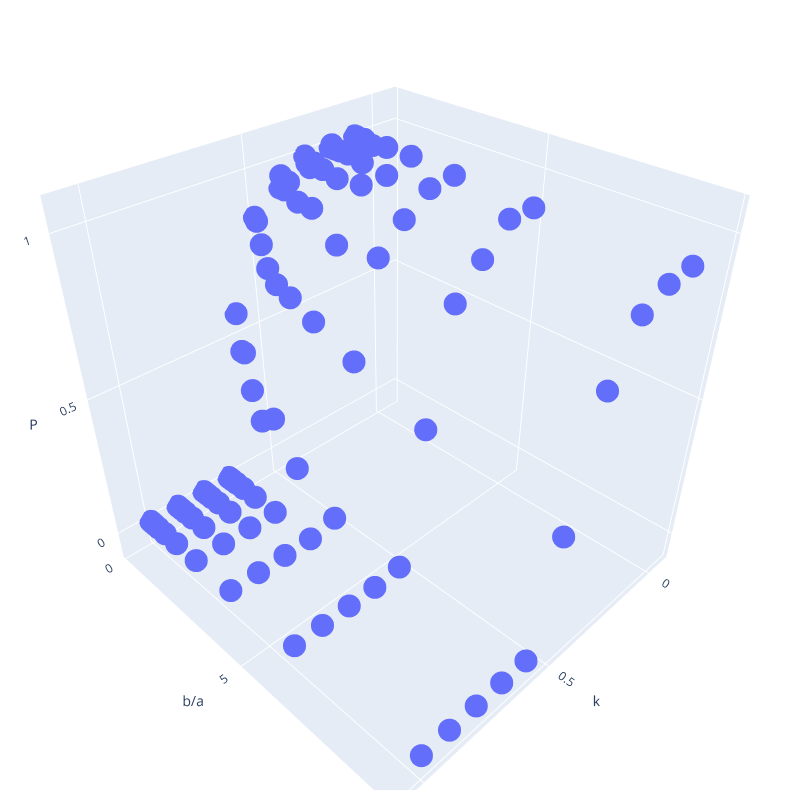

The code cell stored with this chart in its notebook:
### Code cell
X, Y = np.meshgrid(grid.index, grid.columns)

fig = px.scatter_3d(x=np.hstack(X), y=np.hstack(Y), z=np.hstack(grid.values))

fig.update_layout(
    scene = dict(
        xaxis = dict(nticks=4, range=[-0.1, 1.1],  title= 'k' ),
        yaxis = dict(nticks=4, range=[-0.1, 10.1], title='b/a'),
        zaxis = dict(nticks=4, range=[-0.1, 1.1],  title= 'P' )),
    width=800,
    height=800,
    margin=dict(r=20, l=10, b=10, t=10))


fig.show()

### Figure 1 — Plotly figure (JSON) as saved in the notebook; plotly's stock layout.template omitted (floating-point values rounded to 4 significant figures)
{"data": [{"hovertemplate": "x=%{x}<br>y=%{y}<br>z=%{z}<extra></extra>", "legendgroup": "", "marker": {"color": "#636efa", "symbol": "circle"}, "mode": "markers", "name": "", "scene": "scene", "showlegend": false, "type": "scatter3d", "x": [0.1, 0.2, 0.3, 0.4, 0.5, 0.6, 0.7, 0.8, 0.9, 1, 0.1, 0.2, 0.3, 0.4, 0.5, 0.6, 0.7, 0.8, 0.9, 1, 0.1, 0.2, 0.3, 0.4, 0.5, 0.6, 0.7, 0.8, 0.9, 1, 0.1, 0.2, 0.3, 0.4, 0.5, 0.6, 0.7, 0.8, 0.9, 1, 0.1, 0.2, 0.3, 0.4, 0.5, 0.6, 0.7, 0.8, 0.9, 1, 0.1, 0.2, 0.3, 0.4, 0.5, 0.6, 0.7, 0.8, 0.9, 1, 0.1, 0.2, 0.3, 0.4, 0.5, 0.6, 0.7, 0.8, 0.9, 1, 0.1, 0.2, 0.3, 0.4, 0.5, 0.6, 0.7, 0.8, 0.9, 1, 0.1, 0.2, 0.3, 0.4, 0.5, 0.6, 0.7, 0.8, 0.9, 1, 0.1, 0.2, 0.3, 0.4, 0.5, 0.6, 0.7, 0.8, 0.9, 1], "y": [0.1, 0.1, 0.1, 0.1, 0.1, 0.1, 0.1, 0.1, 0.1, 0.1, 0.17, 0.17, 0.17, 0.17, 0.17, 0.17, 0.17, 0.17, 0.17, 0.17, 0.28, 0.28, 0.28, 0.28, 0.28, 0.28, 0.28, 0.28, 0.28, 0.28, 0.46, 0.46, 0.46, 0.46, 0.46, 0.46, 0.46, 0.46, 0.46, 0.46, 0.77, 0.77, 0.77, 0.77, 0.77, 0.77, 0.77, 0.77, 0.77, 0.77, 1.29, 1.29, 1.29, 1.29, 1.29, 1.29, 1.29, 1.29, 1.29, 1.29, 2.15, 2.15, 2.15, 2.15, 2.15, 2.15, 2.15, 2.15, 2.15, 2.15, 3.59, 3.59, 3.59, 3.59, 3.59, 3.59, 3.59, 3.59, 3.59, 3.59, 5.99, 5.99, 5.99, 5.99, 5.99, 5.99, 5.99, 5.99, 5.99, 5.99, 10, 10, 10, 10, 10, 10, 10, 10, 10, 10], "z": [1, 0.99, 0.99, 0.92, 0.86, 0.58, 0, 0, 0, 0, 1, 1, 0.97, 0.96, 0.85, 0.45, 0, 0, 0, 0, 0.99, 0.99, 0.96, 0.92, 0.78, 0.45, 0, 0, 0, 0, 1, 0.99, 0.98, 0.95, 0.71, 0.32, 0, 0, 0, 0, 0.99, 0.99, 0.97, 0.9, 0.67, 0.22, 0, 0, 0, 0, 1, 0.98, 0.96, 0.9, 0.65, 0.26, 0, 0, 0, 0, 1, 0.97, 0.97, 0.82, 0.61, 0.12, 0, 0, 0, 0, 0.99, 0.98, 0.92, 0.84, 0.55, 0.02, 0, 0, 0, 0, 0.98, 0.98, 0.9, 0.81, 0.46, 0.01, 0, 0, 0, 0, 0.98, 0.97, 0.93, 0.77, 0.38, 0, 0, 0, 0, 0]}], "layout": {"height": 800, "legend": {"tracegroupgap": 0}, "margin": {"b": 10, "l": 10, "r": 20, "t": 10}, "scene": {"domain": {"x": [0, 1], "y": [0, 1]}, "xaxis": {"nticks": 4, "range": [-0.1, 1.1], "title": {"text": "k"}}, "yaxis": {"nticks": 4, "range": [-0.1, 10.1], "title": {"text": "b/a"}}, "zaxis": {"nticks": 4, "range": [-0.1, 1.1], "title": {"text": "P"}}}, "width": 800}}
